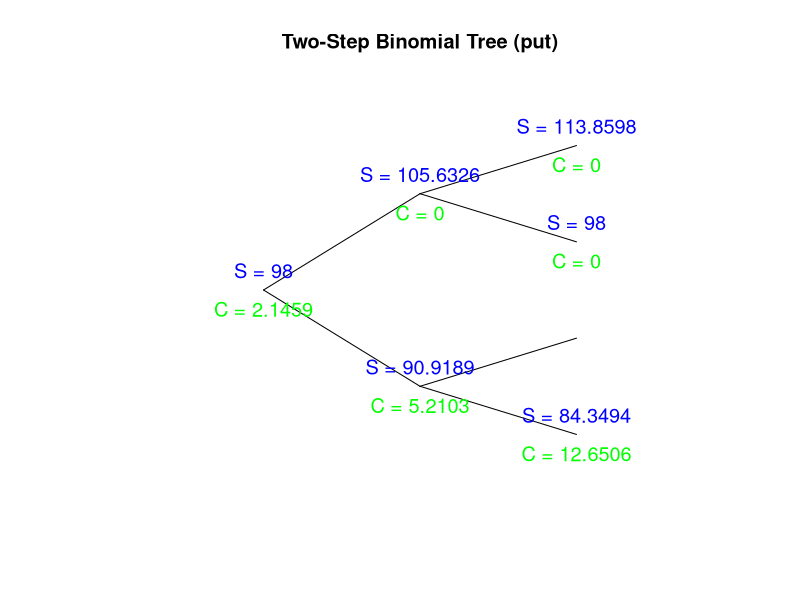

The R script that drew this image:
# Function to price two-step European options and plot the tree
price_option_two_step <- function(S0, K, r, sigma, T, option_type) {
  steps <- 2
  dt <- T / steps
  u <- exp(sigma * sqrt(dt))  # Up factor
  d <- 1 / u                  # Down factor
  p <- (exp(r * dt) - d) / (u - d)  # Risk-neutral probability
  
  # Stock price tree
  stock_tree <- matrix(0, nrow = steps + 1, ncol = steps + 1)
  for (i in 0:steps) {
    for (j in 0:i) {
      stock_tree[j + 1, i + 1] <- S0 * (u^j) * (d^(i - j))
    }
  }
  
  # Option value tree
  option_tree <- matrix(0, nrow = steps + 1, ncol = steps + 1)
  
  # Payoffs at maturity
  for (j in 0:steps) {
    if (option_type == "call") {
      option_tree[j + 1, steps + 1] <- max(stock_tree[j + 1, steps + 1] - K, 0)
    } else if (option_type == "put") {
      option_tree[j + 1, steps + 1] <- max(K - stock_tree[j + 1, steps + 1], 0)
    }
  }
  
  # Backward induction
  for (i in (steps - 1):0) {
    for (j in 0:i) {
      option_tree[j + 1, i + 1] <- exp(-r * dt) * (p * option_tree[j + 2, i + 2] + (1 - p) * option_tree[j + 1, i + 2])
    }
  }
  
  # Option price at t = 0
  C_0 <- option_tree[1, 1]
  
  # Delta
  delta <- (option_tree[2, 2] - option_tree[1, 2]) / (stock_tree[2, 2] - stock_tree[1, 2])
  
  # Plot the two-step binomial tree
  plot(0, 0, type="n", xlab="", ylab="", xlim=c(-1, 3), ylim=c(-2, 2), axes=FALSE,
       main=paste("Two-Step Binomial Tree (", option_type, ")", sep = ""))
  segments(0, 0, 1, 1)   # Root to up
  segments(0, 0, 1, -1)  # Root to down
  segments(1, 1, 2, 1.5) # Up to upper
  segments(1, 1, 2, 0.5) # Up to middle
  segments(1, -1, 2, -0.5) # Down to middle
  segments(1, -1, 2, -1.5) # Down to lower
  text(0, 0.2, paste("S =", S0), col="blue", cex=1.2)
  text(1, 1.2, paste("S =", round(stock_tree[2, 2], 4)), col="blue", cex=1.2)
  text(1, -0.8, paste("S =", round(stock_tree[1, 2], 4)), col="blue", cex=1.2)
  text(2, 1.7, paste("S =", round(stock_tree[3, 3], 4)), col="blue", cex=1.2)
  text(2, 0.7, paste("S =", round(stock_tree[2, 3], 4)), col="blue", cex=1.2)
  text(2, -1.3, paste("S =", round(stock_tree[1, 3], 4)), col="blue", cex=1.2)
  text(0, -0.2, paste("C =", round(C_0, 4)), col="green", cex=1.2)
  text(1, 0.8, paste("C =", round(option_tree[2, 2], 4)), col="green", cex=1.2)
  text(1, -1.2, paste("C =", round(option_tree[1, 2], 4)), col="green", cex=1.2)
  text(2, 1.3, paste("C =", round(option_tree[3, 3], 4)), col="green", cex=1.2)
  text(2, 0.3, paste("C =", round(option_tree[2, 3], 4)), col="green", cex=1.2)
  text(2, -1.7, paste("C =", round(option_tree[1, 3], 4)), col="green", cex=1.2)
  
  return(list(price = C_0, delta = delta))
}

# Example usage
result <- price_option_two_step(
  S0 = 98,
  K = 97,
  r = 0.06,
  sigma = 0.15,
  T = 0.5,
  option_type = "put"
)
cat("Two-Step European Option Price:", result$price, "\n")
cat("Delta at the root:", result$delta, "\n")
